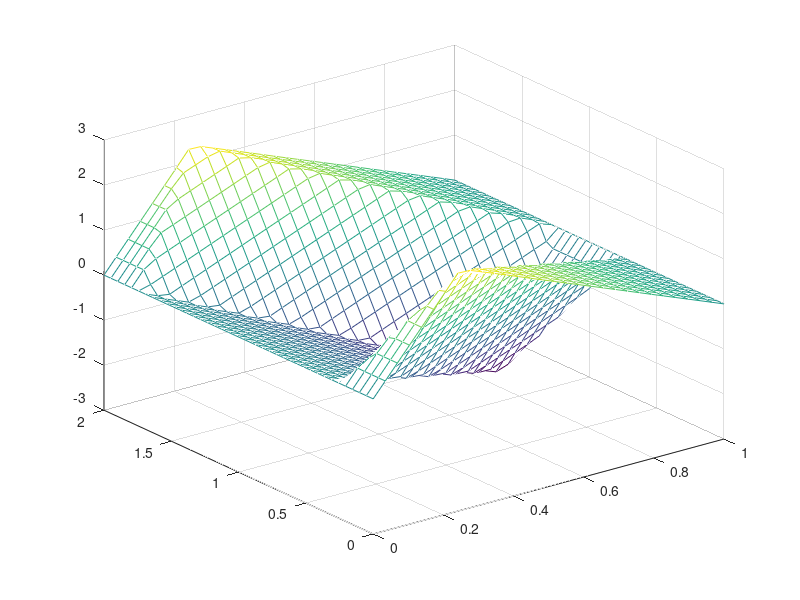

MATLAB code for this plot:
% Problem 2.7 in the book
% Create a mesh for the function in the book

clear, clc, close all;
k = 1 : 50;
x = linspace(0,1,30);
y = linspace(0,2,40);
[ X Y K ] = meshgrid(x,y,k);
Z = sum( (32/(4*pi)) * sin(K*pi/4)./K.^2 .* sin(K .* X * pi) .* cos(K .* Y * pi), 3);
mesh(x,y,Z);

% You are awesome buddy! You are speed! kachaow, We must take the ring and throw it in the pits of the spicy water
% of the mountain